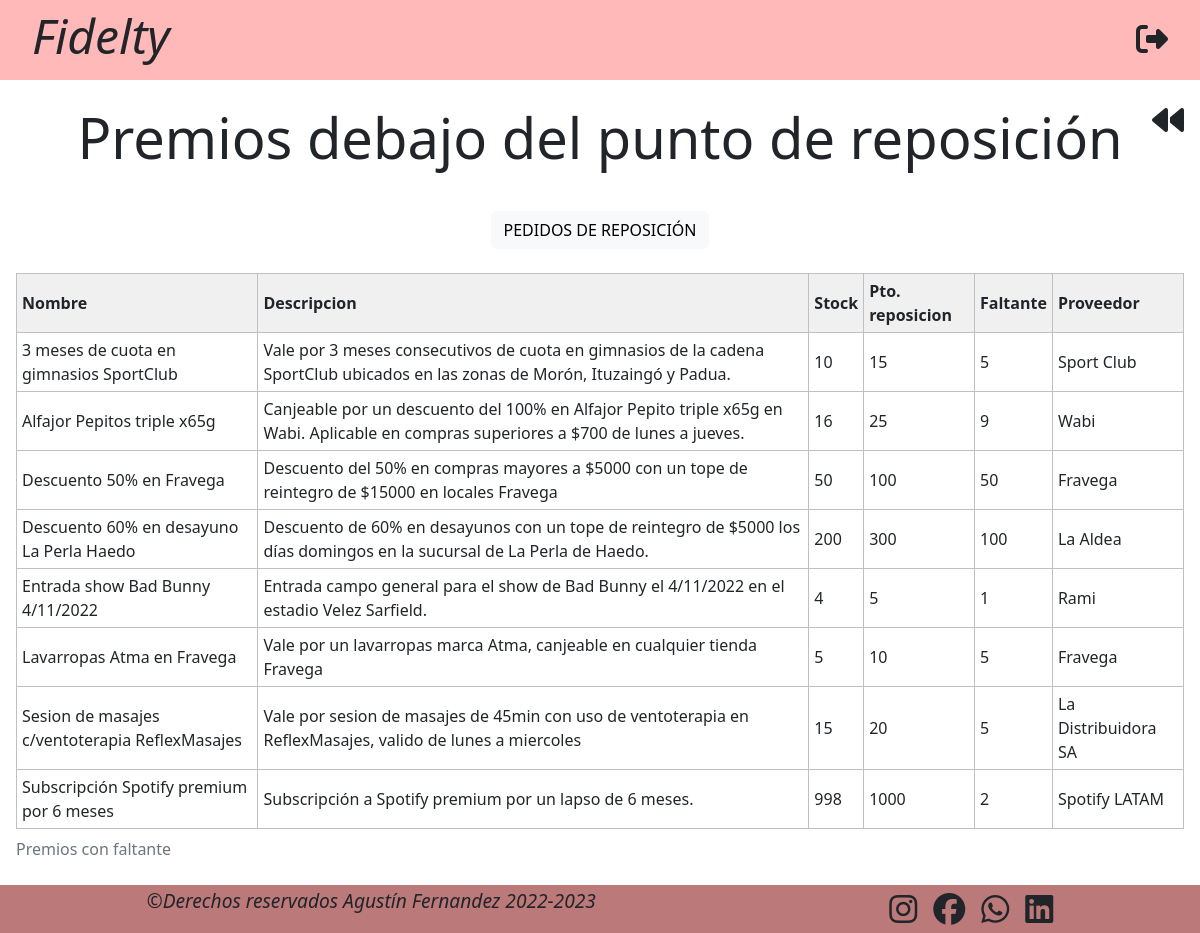
/premios_debajo_reposicion.php (signed in), run on the app's committed database.
### tables this page shows
CREATE TABLE `premios` (
  `id` int(5) NOT NULL,
  `saldo` int(10) NOT NULL,
  `stock` int(6) DEFAULT 0,
  `punto_reposicion` int(6) DEFAULT NULL,
  `img` varchar(255) DEFAULT NULL,
  `nombre` varchar(50) NOT NULL,
  `descripcion` varchar(500) NOT NULL,
  `proveedor` varchar(100) NOT NULL
);

### premios_debajo_reposicion.php (the view, shortened to what this page needs)
<!DOCTYPE html>
<html lang="en">
<head>
    <link href="https://cdn.jsdelivr.net/npm/bootstrap@5.2.1/dist/css/bootstrap.min.css" rel="stylesheet">
    <link rel="stylesheet" href="https://cdnjs.cloudflare.com/ajax/libs/toastr.js/latest/toastr.min.css">
    <link rel="stylesheet" href="css/styles_canjes.css">
    <link rel="stylesheet" href="css/styles_tabla.css">
</head>
<body>
    <header>
        <h2 class="display-5 text-center"><a href="index_admin.php">Fidelty</a></h2>
        <a href="php/funciones.php?session_destroy=true"><i class="fa-solid fa-right-from-bracket"></i></a>
    </header>
    <a class="go_back" href="index_admin.php">
        <i class="fa-solid fa-backward"></i>
    </a>
    <h1 class="display-4 text-center mt-4 mb-4">Premios debajo del punto de reposición</h1>
    <main class="p-3">
        <table class="tabla">
            <caption>Premios con faltante</caption>
            <thead>
                <tr>
                    <th>Nombre</th>
                    <th>Descripcion</th>
                    <th>Stock</th>
                    <th>Pto. reposicion</th>
                    <th>Faltante</th>
                    <th>Proveedor</th>
                </tr>
            </thead>
            <tbody>
                <?php
                include("php/conexion.php");
                $result = mysqli_query($conexion, "SELECT * FROM premios WHERE premios.punto_reposicion IS NOT NULL AND premios.stock < premios.punto_reposicion ORDER BY nombre;");
                while ($row = mysqli_fetch_assoc($result)) {
                    echo "
                        <tr>
                            <td>" . $row['nombre'] . "</td>
                            <td>" . $row['descripcion'] . "</td>
                            <td>" . $row['stock'] . "</td>
                            <td>" . $row['punto_reposicion'] . "</td>
                            <td>" . $row['punto_reposicion'] - $row['stock'] . "</td>
                            <td>" . $row['proveedor'] . "</td>
                        </tr>
                        ";
                    }
                    echo "<button type='button' class='btn btn-light mb-4'><a href='pedidos_reposicion_proveedores.php'>PEDIDOS DE REPOSICIÓN</a></button>";
                ?>
            </tbody>
        </table>
    </main>
    <footer>
        <p class="footer_derechos">©Derechos reservados Agustín Fernandez 2022-2023</p>
        <div class="footer_redes">
            <a href="#"><i class="fa-brands fa-instagram"></i></a>
            <a href="#"><i class="fa-brands fa-facebook"></i></a>
            <a href="#"><i class="fa-brands fa-whatsapp"></i></a>
            <a href="#"><i class="fa-brands fa-linkedin"></i></a>
        </div>
    </footer>
</body>
</html>

### css/styles_canjes.css (style rules this page uses)
* { margin: 0; padding: 0; box-sizing: border-box; }
a, a:link, a:visited, a:hover, a:active { color: inherit; text-decoration: inherit; font-weight: inherit; }
body { margin: 0; padding: 0; height: 100%; }
main { min-height: calc(100vh - 8rem); padding-top: 1rem; display: flex; flex-direction: column; justify-content: flex-start; align-items: center; }
header { width: 100%; height: 5rem; background-color: #ffb9b9; display: flex; justify-content: space-between; align-items: center; padding-left: 2rem; padding-right: 2rem; }
header h2 { font-style: italic; }
header i { font-size: 2rem; cursor: pointer; }
footer { width: 100%; height: 3rem; background-color: #bb7979; display: flex; justify-content: space-around; align-items: center; }
.footer_derechos { font-size: 1.2rem; font-style: italic; }
.footer_redes { font-size: 2rem; display: flex; gap: 1rem; }
.go_back { margin-top: 1rem; margin-left: 1rem; margin-bottom: 1rem; font-size: 2rem; display: flex; flex-direction: row-reverse; align-items: center; gap: 1rem; position: fixed; top: 5rem; right: 1rem; font-size: 2rem; }
.tabla { border: 1px solid #C0C0C0; border-collapse: collapse; padding: 5px; margin-left: auto; margin-right: auto; width: auto; }
.tabla th { border: 1px solid #C0C0C0; padding: 5px; background: #F0F0F0; }
.tabla td { border: 1px solid #C0C0C0; padding: 5px; }

### css/styles_tabla.css (style rules this page uses)
.tabla { border: 1px solid #C0C0C0; border-collapse: collapse; padding: 5px; margin-left: auto; margin-right: auto; width: auto; }
.tabla th { border: 1px solid #C0C0C0; padding: 5px; background: #F0F0F0; }
.tabla td { border: 1px solid #C0C0C0; padding: 5px; }

### data on the page
premios: nombre "3 meses de cuota en gimnasios SportClub", descripcion "Vale por 3 meses consecutivos de cuota en gimnasios de la cadena SportClub ubicados en las zonas de Morón, Ituzaingó y Padua.", stock "10", punto_reposicion "15", $row['punto_reposicion'] - $row['stock'] "5", proveedor "Sport Club"
premios: nombre "Alfajor Pepitos triple x65g", descripcion "Canjeable por un descuento del 100% en Alfajor Pepito triple x65g en Wabi. Aplicable en compras superiores a $700 de lunes a jueves.", stock "16", punto_reposicion "25", $row['punto_reposicion'] - $row['stock'] "9", proveedor "Wabi"
premios: nombre "Descuento 50% en Fravega", descripcion "Descuento del 50% en compras mayores a $5000 con un tope de reintegro de $15000 en locales Fravega", stock "50", punto_reposicion "100", $row['punto_reposicion']-$row['stock'] "50", proveedor "Fravega"
premios: nombre "Descuento 60% en desayuno La Perla Haedo", descripcion "Descuento de 60% en desayunos con un tope de reintegro de $5000 los días domingos en la sucursal de La Perla de Haedo.", stock "200", punto_reposicion "300", $row['punto_reposicion'] - $row['stock'] "100", proveedor "La Aldea"
premios: nombre "Entrada show Bad Bunny 4/11/2022", descripcion "Entrada campo general para el show de Bad Bunny el 4/11/2022 en el estadio Velez Sarfield.", stock "4", punto_reposicion "5", $row['punto_reposicion'] - $row['stock'] "1", proveedor "Rami"
premios: nombre "Lavarropas Atma en Fravega", descripcion "Vale por un lavarropas marca Atma, canjeable en cualquier tienda Fravega", stock "5", punto_reposicion "10", $row['punto_reposicion']-$row['stock'] "5", proveedor "Fravega"
premios: nombre "Sesion de masajes c/ventoterapia ReflexMasajes", descripcion "Vale por sesion de masajes de 45min con uso de ventoterapia en ReflexMasajes, valido de lunes a miercoles", stock "15", punto_reposicion "20", $row['punto_reposicion'] - $row['stock'] "5", proveedor "La Distribuidora SA"
premios: nombre "Subscripción Spotify premium por 6 meses", descripcion "Subscripción a Spotify premium por un lapso de 6 meses.", stock "998", punto_reposicion "1000", $row['punto_reposicion'] - $row['stock'] "2", proveedor "Spotify LATAM"
